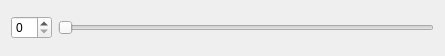
<?xml version="1.0" encoding="UTF-8"?>
<ui version="4.0">
 <class>SmallWidget</class>
 <widget class="QWidget" name="SmallWidget">
  <property name="geometry">
   <rect>
    <x>0</x>
    <y>0</y>
    <width>445</width>
    <height>56</height>
   </rect>
  </property>
  <property name="windowTitle">
   <string>Form</string>
  </property>
  <layout class="QHBoxLayout" name="horizontalLayout">
   <item>
    <widget class="QSpinBox" name="spinBox"/>
   </item>
   <item>
    <widget class="QSlider" name="horizontalSlider">
     <property name="orientation">
      <enum>Qt::Horizontal</enum>
     </property>
    </widget>
   </item>
  </layout>
 </widget>
 <resources/>
 <connections/>
</ui>
